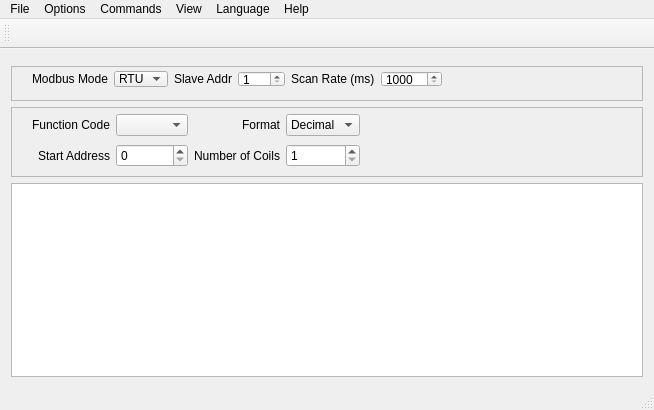
<?xml version="1.0" encoding="UTF-8"?>
<ui version="4.0">
 <class>MainWindow</class>
 <widget class="QMainWindow" name="MainWindow">
  <property name="geometry">
   <rect>
    <x>0</x>
    <y>0</y>
    <width>654</width>
    <height>410</height>
   </rect>
  </property>
  <property name="minimumSize">
   <size>
    <width>560</width>
    <height>360</height>
   </size>
  </property>
  <property name="maximumSize">
   <size>
    <width>720</width>
    <height>720</height>
   </size>
  </property>
  <property name="windowTitle">
   <string>QModMaster (RTS mod)</string>
  </property>
  <property name="windowIcon">
   <iconset resource="../icons/icons.qrc">
    <normaloff>:/icons/connect-24.png</normaloff>:/icons/connect-24.png</iconset>
  </property>
  <widget class="QWidget" name="centralWidget">
   <layout class="QVBoxLayout" name="verticalLayout">
    <item>
     <widget class="MyInfoBar" name="infobar"/>
    </item>
    <item>
     <widget class="QFrame" name="frame_1">
      <property name="minimumSize">
       <size>
        <width>0</width>
        <height>35</height>
       </size>
      </property>
      <property name="frameShape">
       <enum>QFrame::Shape::StyledPanel</enum>
      </property>
      <property name="frameShadow">
       <enum>QFrame::Shadow::Plain</enum>
      </property>
      <widget class="QWidget" name="layoutWidget_1">
       <property name="geometry">
        <rect>
         <x>10</x>
         <y>0</y>
         <width>689</width>
         <height>32</height>
        </rect>
       </property>
       <layout class="QGridLayout" name="gridLayoutSettings">
        <property name="topMargin">
         <number>5</number>
        </property>
        <item row="0" column="0">
         <widget class="QLabel" name="lblModbusMode">
          <property name="text">
           <string>Modbus Mode</string>
          </property>
          <property name="alignment">
           <set>Qt::AlignmentFlag::AlignRight|Qt::AlignmentFlag::AlignTrailing|Qt::AlignmentFlag::AlignVCenter</set>
          </property>
          <property name="buddy">
           <cstring>cmbModbusMode</cstring>
          </property>
         </widget>
        </item>
        <item row="0" column="1">
         <widget class="QComboBox" name="cmbModbusMode">
          <item>
           <property name="text">
            <string notr="true">RTU</string>
           </property>
          </item>
          <item>
           <property name="text">
            <string notr="true">TCP</string>
           </property>
          </item>
         </widget>
        </item>
        <item row="0" column="2">
         <widget class="QLabel" name="lblSlave">
          <property name="text">
           <string>Slave Addr</string>
          </property>
          <property name="alignment">
           <set>Qt::AlignmentFlag::AlignRight|Qt::AlignmentFlag::AlignTrailing|Qt::AlignmentFlag::AlignVCenter</set>
          </property>
          <property name="buddy">
           <cstring>sbSlaveID</cstring>
          </property>
         </widget>
        </item>
        <item row="0" column="3">
         <widget class="QSpinBox" name="sbSlaveID">
          <property name="minimum">
           <number>1</number>
          </property>
          <property name="maximum">
           <number>255</number>
          </property>
         </widget>
        </item>
        <item row="0" column="5">
         <widget class="QSpinBox" name="spInterval">
          <property name="minimum">
           <number>1000</number>
          </property>
          <property name="maximum">
           <number>10000</number>
          </property>
          <property name="singleStep">
           <number>500</number>
          </property>
         </widget>
        </item>
        <item row="0" column="4">
         <widget class="QLabel" name="lblScan">
          <property name="text">
           <string>Scan Rate (ms)</string>
          </property>
         </widget>
        </item>
        <item row="0" column="6">
         <spacer name="horizontalSpacer_1">
          <property name="orientation">
           <enum>Qt::Orientation::Horizontal</enum>
          </property>
          <property name="sizeHint" stdset="0">
           <size>
            <width>40</width>
            <height>20</height>
           </size>
          </property>
         </spacer>
        </item>
       </layout>
      </widget>
     </widget>
    </item>
    <item>
     <widget class="QFrame" name="frame_2">
      <property name="minimumSize">
       <size>
        <width>0</width>
        <height>70</height>
       </size>
      </property>
      <property name="frameShape">
       <enum>QFrame::Shape::StyledPanel</enum>
      </property>
      <property name="frameShadow">
       <enum>QFrame::Shadow::Plain</enum>
      </property>
      <widget class="QWidget" name="layoutWidget_2">
       <property name="geometry">
        <rect>
         <x>10</x>
         <y>0</y>
         <width>689</width>
         <height>69</height>
        </rect>
       </property>
       <layout class="QGridLayout" name="gridLayoutCmds">
        <property name="topMargin">
         <number>5</number>
        </property>
        <property name="bottomMargin">
         <number>5</number>
        </property>
        <item row="2" column="3">
         <widget class="QLabel" name="lblFormat">
          <property name="text">
           <string>Format</string>
          </property>
          <property name="alignment">
           <set>Qt::AlignmentFlag::AlignRight|Qt::AlignmentFlag::AlignTrailing|Qt::AlignmentFlag::AlignVCenter</set>
          </property>
         </widget>
        </item>
        <item row="2" column="4">
         <widget class="QComboBox" name="cmbBase">
          <property name="currentIndex">
           <number>1</number>
          </property>
          <item>
           <property name="text">
            <string>Binary</string>
           </property>
          </item>
          <item>
           <property name="text">
            <string>Decimal</string>
           </property>
          </item>
          <item>
           <property name="text">
            <string>Hex</string>
           </property>
          </item>
         </widget>
        </item>
        <item row="3" column="1">
         <widget class="QLabel" name="lblStartAddress">
          <property name="text">
           <string>Start Address</string>
          </property>
          <property name="alignment">
           <set>Qt::AlignmentFlag::AlignRight|Qt::AlignmentFlag::AlignTrailing|Qt::AlignmentFlag::AlignVCenter</set>
          </property>
          <property name="buddy">
           <cstring>sbStartAddress</cstring>
          </property>
         </widget>
        </item>
        <item row="3" column="2">
         <widget class="QSpinBox" name="sbStartAddress">
          <property name="maximum">
           <number>65535</number>
          </property>
         </widget>
        </item>
        <item row="2" column="1">
         <widget class="QLabel" name="lblFunctionCode">
          <property name="text">
           <string>Function Code</string>
          </property>
          <property name="alignment">
           <set>Qt::AlignmentFlag::AlignRight|Qt::AlignmentFlag::AlignTrailing|Qt::AlignmentFlag::AlignVCenter</set>
          </property>
          <property name="buddy">
           <cstring>cmbFunctionCode</cstring>
          </property>
         </widget>
        </item>
        <item row="3" column="4">
         <widget class="QSpinBox" name="sbNoOfCoils">
          <property name="minimum">
           <number>1</number>
          </property>
          <property name="maximum">
           <number>65535</number>
          </property>
         </widget>
        </item>
        <item row="2" column="2">
         <widget class="QComboBox" name="cmbFunctionCode"/>
        </item>
        <item row="2" column="5">
         <spacer name="horizontalSpacer_2">
          <property name="orientation">
           <enum>Qt::Orientation::Horizontal</enum>
          </property>
          <property name="sizeHint" stdset="0">
           <size>
            <width>40</width>
            <height>20</height>
           </size>
          </property>
         </spacer>
        </item>
        <item row="3" column="3">
         <widget class="QLabel" name="lblNoOfCoils">
          <property name="text">
           <string>Number of Coils</string>
          </property>
          <property name="alignment">
           <set>Qt::AlignmentFlag::AlignRight|Qt::AlignmentFlag::AlignTrailing|Qt::AlignmentFlag::AlignVCenter</set>
          </property>
          <property name="buddy">
           <cstring>sbNoOfCoils</cstring>
          </property>
         </widget>
        </item>
       </layout>
      </widget>
     </widget>
    </item>
    <item>
     <widget class="QTableView" name="tblRegisters">
      <property name="enabled">
       <bool>true</bool>
      </property>
      <attribute name="horizontalHeaderVisible">
       <bool>false</bool>
      </attribute>
      <attribute name="horizontalHeaderHighlightSections">
       <bool>true</bool>
      </attribute>
      <attribute name="verticalHeaderVisible">
       <bool>false</bool>
      </attribute>
      <attribute name="verticalHeaderHighlightSections">
       <bool>true</bool>
      </attribute>
     </widget>
    </item>
   </layout>
  </widget>
  <widget class="QMenuBar" name="menuBar">
   <property name="geometry">
    <rect>
     <x>0</x>
     <y>0</y>
     <width>654</width>
     <height>26</height>
    </rect>
   </property>
   <widget class="QMenu" name="menuFile">
    <property name="title">
     <string>File</string>
    </property>
    <addaction name="actionExit"/>
   </widget>
   <widget class="QMenu" name="menuOptions">
    <property name="title">
     <string>Options</string>
    </property>
    <addaction name="actionSerial_RTU"/>
    <addaction name="actionTCP"/>
    <addaction name="separator"/>
    <addaction name="actionSettings"/>
   </widget>
   <widget class="QMenu" name="menuHelp">
    <property name="title">
     <string>Help</string>
    </property>
    <addaction name="actionModbus_Manual"/>
    <addaction name="actionAbout"/>
   </widget>
   <widget class="QMenu" name="menuView">
    <property name="title">
     <string>View</string>
    </property>
    <addaction name="actionOpenLogFile"/>
    <addaction name="actionBus_Monitor"/>
   </widget>
   <widget class="QMenu" name="menuCommands">
    <property name="title">
     <string>Commands</string>
    </property>
    <addaction name="actionConnect"/>
    <addaction name="actionRead_Write"/>
    <addaction name="actionScan"/>
    <addaction name="actionClear"/>
    <addaction name="actionReset_Counters"/>
   </widget>
   <widget class="QMenu" name="menuLanguage">
    <property name="title">
     <string notr="true">Language</string>
    </property>
    <addaction name="actionRussian_ru_RU"/>
    <addaction name="actionSimplified_Chinese_zh_CN"/>
    <addaction name="actionTraditional_Chinese_zh_TW"/>
    <addaction name="actionEnglish_en_US"/>
   </widget>
   <addaction name="menuFile"/>
   <addaction name="menuOptions"/>
   <addaction name="menuCommands"/>
   <addaction name="menuView"/>
   <addaction name="menuLanguage"/>
   <addaction name="menuHelp"/>
  </widget>
  <widget class="QToolBar" name="mainToolBar">
   <property name="minimumSize">
    <size>
     <width>0</width>
     <height>30</height>
    </size>
   </property>
   <attribute name="toolBarArea">
    <enum>TopToolBarArea</enum>
   </attribute>
   <attribute name="toolBarBreak">
    <bool>false</bool>
   </attribute>
  </widget>
  <widget class="QStatusBar" name="statusBar">
   <property name="autoFillBackground">
    <bool>false</bool>
   </property>
  </widget>
  <action name="actionExit">
   <property name="icon">
    <iconset resource="../icons/icons.qrc">
     <normaloff>:/icons/exit-16.png</normaloff>:/icons/exit-16.png</iconset>
   </property>
   <property name="text">
    <string>Exit</string>
   </property>
   <property name="iconVisibleInMenu">
    <bool>true</bool>
   </property>
  </action>
  <action name="actionSerial_RTU">
   <property name="icon">
    <iconset resource="../icons/icons.qrc">
     <normaloff>:/icons/serial-pot-16.png</normaloff>:/icons/serial-pot-16.png</iconset>
   </property>
   <property name="text">
    <string notr="true">Modbus RTU...</string>
   </property>
   <property name="iconVisibleInMenu">
    <bool>true</bool>
   </property>
  </action>
  <action name="actionTCP">
   <property name="icon">
    <iconset resource="../icons/icons.qrc">
     <normaloff>:/icons/ethernet-port-16.png</normaloff>:/icons/ethernet-port-16.png</iconset>
   </property>
   <property name="text">
    <string notr="true">Modbus TCP...</string>
   </property>
   <property name="iconVisibleInMenu">
    <bool>true</bool>
   </property>
  </action>
  <action name="actionAbout">
   <property name="icon">
    <iconset resource="../icons/icons.qrc">
     <normaloff>:/icons/info-sign-16.png</normaloff>:/icons/info-sign-16.png</iconset>
   </property>
   <property name="text">
    <string>About...</string>
   </property>
   <property name="iconVisibleInMenu">
    <bool>true</bool>
   </property>
  </action>
  <action name="actionBus_Monitor">
   <property name="icon">
    <iconset resource="../icons/icons.qrc">
     <normaloff>:/icons/TV-16.png</normaloff>:/icons/TV-16.png</iconset>
   </property>
   <property name="text">
    <string>Bus Monitor</string>
   </property>
   <property name="iconVisibleInMenu">
    <bool>true</bool>
   </property>
  </action>
  <action name="actionSettings">
   <property name="icon">
    <iconset resource="../icons/icons.qrc">
     <normaloff>:/icons/options-16.png</normaloff>:/icons/options-16.png</iconset>
   </property>
   <property name="text">
    <string>Settings...</string>
   </property>
   <property name="iconVisibleInMenu">
    <bool>true</bool>
   </property>
  </action>
  <action name="actionRead_Write">
   <property name="icon">
    <iconset resource="../icons/icons.qrc">
     <normaloff>:/icons/data-sort-16.png</normaloff>:/icons/data-sort-16.png</iconset>
   </property>
   <property name="text">
    <string>Read / Write</string>
   </property>
  </action>
  <action name="actionConnect">
   <property name="checkable">
    <bool>true</bool>
   </property>
   <property name="checked">
    <bool>false</bool>
   </property>
   <property name="icon">
    <iconset resource="../icons/icons.qrc">
     <normaloff>:/icons/plug-disconnect-16.png</normaloff>
     <normalon>:/icons/plug-connect-16.png</normalon>:/icons/plug-disconnect-16.png</iconset>
   </property>
   <property name="text">
    <string>Connect</string>
   </property>
  </action>
  <action name="actionScan">
   <property name="checkable">
    <bool>true</bool>
   </property>
   <property name="icon">
    <iconset resource="../icons/icons.qrc">
     <normaloff>:/icons/cyclic-process-16.png</normaloff>:/icons/cyclic-process-16.png</iconset>
   </property>
   <property name="text">
    <string>Scan</string>
   </property>
  </action>
  <action name="actionReset_Counters">
   <property name="icon">
    <iconset resource="../icons/icons.qrc">
     <normaloff>:/icons/reset-16.png</normaloff>:/icons/reset-16.png</iconset>
   </property>
   <property name="text">
    <string>Reset Counters</string>
   </property>
  </action>
  <action name="actionSimplified_Chinese_zh_CN">
   <property name="icon">
    <iconset resource="../icons/icons.qrc">
     <normaloff>:/icons/China-flag-16.png</normaloff>:/icons/China-flag-16.png</iconset>
   </property>
   <property name="text">
    <string notr="true">简体中文 (zh_CN)</string>
   </property>
   <property name="iconText">
    <string notr="true">简体中文 (zh_CN)</string>
   </property>
   <property name="toolTip">
    <string notr="true">简体中文 (zh_CN)</string>
   </property>
  </action>
  <action name="actionTraditional_Chinese_zh_TW">
   <property name="icon">
    <iconset resource="../icons/icons.qrc">
     <normaloff>:/icons/Taiwan-flag-16.png</normaloff>:/icons/Taiwan-flag-16.png</iconset>
   </property>
   <property name="text">
    <string notr="true">繁體中文 (zh_TW)</string>
   </property>
   <property name="iconText">
    <string notr="true">繁體中文 (zh_TW)</string>
   </property>
   <property name="toolTip">
    <string notr="true">繁體中文 (zh_TW)</string>
   </property>
  </action>
  <action name="actionEnglish_en_US">
   <property name="icon">
    <iconset resource="../icons/icons.qrc">
     <normaloff>:/icons/usa-flag-16.png</normaloff>:/icons/usa-flag-16.png</iconset>
   </property>
   <property name="text">
    <string notr="true">English (en_US)</string>
   </property>
   <property name="iconText">
    <string notr="true">English (en_US)</string>
   </property>
   <property name="toolTip">
    <string notr="true">English (en_US)</string>
   </property>
  </action>
  <action name="actionOpenLogFile">
   <property name="icon">
    <iconset resource="../icons/icons.qrc">
     <normaloff>:/icons/text-x-log-16.png</normaloff>:/icons/text-x-log-16.png</iconset>
   </property>
   <property name="text">
    <string>Log File</string>
   </property>
  </action>
  <action name="actionClear">
   <property name="icon">
    <iconset resource="../icons/icons.qrc">
     <normaloff>:/icons/edit-clear-16.png</normaloff>:/icons/edit-clear-16.png</iconset>
   </property>
   <property name="text">
    <string>Clear Table</string>
   </property>
   <property name="iconText">
    <string>Clear Table</string>
   </property>
  </action>
  <action name="actionModbus_Manual">
   <property name="icon">
    <iconset resource="../icons/icons.qrc">
     <normaloff>:/icons/help-desk-icon-16.png</normaloff>:/icons/help-desk-icon-16.png</iconset>
   </property>
   <property name="text">
    <string>Modbus Manual</string>
   </property>
  </action>
  <action name="actionRussian_ru_RU">
   <property name="icon">
    <iconset resource="../icons/icons.qrc">
     <normaloff>:/icons/rus-flag-16.png</normaloff>:/icons/rus-flag-16.png</iconset>
   </property>
   <property name="text">
    <string>Russian</string>
   </property>
  </action>
 </widget>
 <layoutdefault spacing="6" margin="11"/>
 <customwidgets>
  <customwidget>
   <class>MyInfoBar</class>
   <extends>QFrame</extends>
   <header>src/MyInfoBar.h</header>
   <container>1</container>
  </customwidget>
 </customwidgets>
 <tabstops>
  <tabstop>tblRegisters</tabstop>
 </tabstops>
 <resources>
  <include location="../icons/icons.qrc"/>
 </resources>
 <connections>
  <connection>
   <sender>actionExit</sender>
   <signal>triggered()</signal>
   <receiver>MainWindow</receiver>
   <slot>close()</slot>
   <hints>
    <hint type="sourcelabel">
     <x>-1</x>
     <y>-1</y>
    </hint>
    <hint type="destinationlabel">
     <x>199</x>
     <y>149</y>
    </hint>
   </hints>
  </connection>
 </connections>
</ui>
